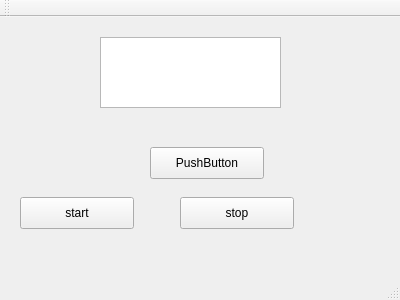
<?xml version="1.0" encoding="UTF-8"?>
<ui version="4.0">
 <class>MainWindow</class>
 <widget class="QMainWindow" name="MainWindow">
  <property name="geometry">
   <rect>
    <x>0</x>
    <y>0</y>
    <width>400</width>
    <height>300</height>
   </rect>
  </property>
  <property name="windowTitle">
   <string>MainWindow</string>
  </property>
  <widget class="QWidget" name="centralWidget">
   <widget class="QTextEdit" name="textEdit">
    <property name="geometry">
     <rect>
      <x>100</x>
      <y>20</y>
      <width>181</width>
      <height>71</height>
     </rect>
    </property>
   </widget>
   <widget class="QPushButton" name="pushButton">
    <property name="geometry">
     <rect>
      <x>150</x>
      <y>130</y>
      <width>114</width>
      <height>32</height>
     </rect>
    </property>
    <property name="text">
     <string>PushButton</string>
    </property>
   </widget>
   <widget class="QPushButton" name="start">
    <property name="geometry">
     <rect>
      <x>20</x>
      <y>180</y>
      <width>114</width>
      <height>32</height>
     </rect>
    </property>
    <property name="text">
     <string>start</string>
    </property>
   </widget>
   <widget class="QPushButton" name="stop">
    <property name="geometry">
     <rect>
      <x>180</x>
      <y>180</y>
      <width>114</width>
      <height>32</height>
     </rect>
    </property>
    <property name="text">
     <string>stop</string>
    </property>
   </widget>
  </widget>
  <widget class="QMenuBar" name="menuBar">
   <property name="geometry">
    <rect>
     <x>0</x>
     <y>0</y>
     <width>400</width>
     <height>22</height>
    </rect>
   </property>
  </widget>
  <widget class="QToolBar" name="mainToolBar">
   <attribute name="toolBarArea">
    <enum>TopToolBarArea</enum>
   </attribute>
   <attribute name="toolBarBreak">
    <bool>false</bool>
   </attribute>
  </widget>
  <widget class="QStatusBar" name="statusBar"/>
 </widget>
 <layoutdefault spacing="6" margin="11"/>
 <resources/>
 <connections/>
</ui>
